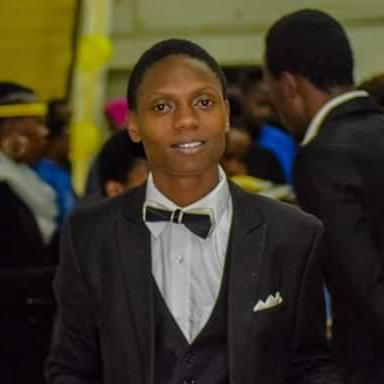
#> input picture images/ppic.jpg, 384 x 384 px
$ python images_face_detection.py
#> lines starting #> are read from the running program, lines starting #| are printed output that depends on the picture; after the words box and inside, x2 and y2 are one past the last pixel; in counts of white or black regions, pixels touching at a corner belong together
import cv2

face_cascade = cv2.CascadeClassifier('face_detector.xml')
img = cv2.imread('images/ppic.jpg')
#> img is the input picture: shape (384, 384, 3); mean B, G, R 39.4, 56.7, 63.8
faces = face_cascade.detectMultiScale(img, 1.1, 4)
#> faces = [[136, 65, 100, 100]]

for (x, y, w, h) in faces:
    cv2.rectangle(img, (x, y), (x+w, y+h), (255, 0, 0), 2)
#> this loop made 1 pass
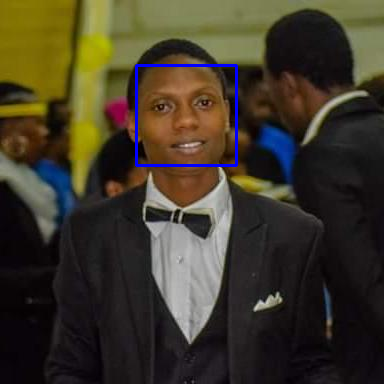
#> img: shape (384, 384, 3); 0.81% of pixels changed, all inside (x1, y1, x2, y2) = (135, 64, 238, 167)

cv2.imshow("face_detected.png", img)
cv2.waitKey(0)
